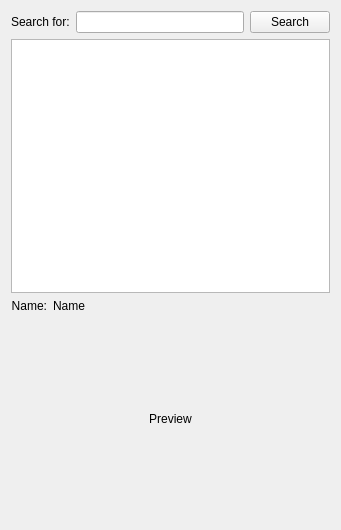
<?xml version="1.0" encoding="UTF-8"?>
<ui version="4.0">
 <class>SearchForm</class>
 <widget class="QWidget" name="SearchForm">
  <property name="geometry">
   <rect>
    <x>0</x>
    <y>0</y>
    <width>341</width>
    <height>530</height>
   </rect>
  </property>
  <property name="windowTitle">
   <string>Form</string>
  </property>
  <layout class="QVBoxLayout" name="verticalLayout">
   <item>
    <layout class="QHBoxLayout" name="horizontalLayout">
     <item>
      <widget class="QLabel" name="label">
       <property name="text">
        <string>Search for:</string>
       </property>
      </widget>
     </item>
     <item>
      <widget class="QLineEdit" name="searchLineEdit"/>
     </item>
     <item>
      <widget class="QPushButton" name="searchButton">
       <property name="text">
        <string>Search</string>
       </property>
      </widget>
     </item>
    </layout>
   </item>
   <item>
    <widget class="QListWidget" name="itemListWidget">
     <property name="alternatingRowColors">
      <bool>true</bool>
     </property>
    </widget>
   </item>
   <item>
    <layout class="QHBoxLayout" name="horizontalLayout_2">
     <item>
      <widget class="QLabel" name="label_2">
       <property name="text">
        <string>Name:</string>
       </property>
       <property name="alignment">
        <set>Qt::AlignRight|Qt::AlignTrailing|Qt::AlignVCenter</set>
       </property>
      </widget>
     </item>
     <item>
      <widget class="QLabel" name="nameLabel">
       <property name="sizePolicy">
        <sizepolicy hsizetype="MinimumExpanding" vsizetype="Preferred">
         <horstretch>0</horstretch>
         <verstretch>0</verstretch>
        </sizepolicy>
       </property>
       <property name="text">
        <string>Name</string>
       </property>
      </widget>
     </item>
    </layout>
   </item>
   <item>
    <widget class="QLabel" name="previewLabel">
     <property name="minimumSize">
      <size>
       <width>200</width>
       <height>200</height>
      </size>
     </property>
     <property name="baseSize">
      <size>
       <width>0</width>
       <height>0</height>
      </size>
     </property>
     <property name="text">
      <string>Preview</string>
     </property>
     <property name="alignment">
      <set>Qt::AlignCenter</set>
     </property>
    </widget>
   </item>
  </layout>
 </widget>
 <resources/>
 <connections>
  <connection>
   <sender>searchLineEdit</sender>
   <signal>returnPressed()</signal>
   <receiver>searchButton</receiver>
   <slot>click()</slot>
   <hints>
    <hint type="sourcelabel">
     <x>147</x>
     <y>28</y>
    </hint>
    <hint type="destinationlabel">
     <x>283</x>
     <y>39</y>
    </hint>
   </hints>
  </connection>
 </connections>
</ui>
